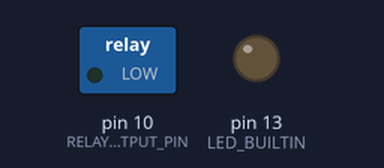
Simulated run of this sketch. Board: Arduino Uno, built with avr-gcc and run on an emulated ATmega328P. Shown: switched loads named in the sketch (green lamp = pin HIGH), output pins drawn as LEDs (lit = HIGH). Pins used as bus, display or sensor lines are not drawn; what the sketch prints to the serial monitor is not drawn.

Above: at 0.2 s.
Timing chart, 0 to 1.7 s (numbered marks = the images above):
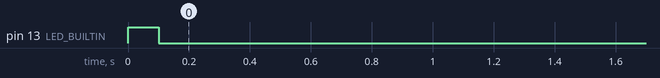

The sketch:

moisture_sensor.ino
```cpp
const int SENSOR_OUTPUT_PIN = 3;
const int SENSOR_ANALOG_PIN = 0;
const int RELAY_OUTPUT_PIN = 10;
const int MOISTURE_LIMIT = 780;
const int PUMP_ON_DURATION = 2500;
// 30 minutes
const uint32_t CHECK_INTERVAL = 1800000UL;
// const uint32_t CHECK_INTERVAL = 5000L;

int value = 0;

void setup()
{
  Serial.begin(9600);
  pinMode(LED_BUILTIN, OUTPUT);
  pinMode(SENSOR_OUTPUT_PIN, OUTPUT);
  pinMode(SENSOR_ANALOG_PIN, INPUT);
  pinMode(RELAY_OUTPUT_PIN, OUTPUT);
}

void loop()
{
  digitalWrite(LED_BUILTIN, HIGH);
  analogWrite(SENSOR_OUTPUT_PIN, 255);

  // Wait a bit for the sensor to get
  // set up after powering it up.
  delay(100);

  value = analogRead(SENSOR_ANALOG_PIN);

  analogWrite(SENSOR_OUTPUT_PIN, 0);

  Serial.println(value);

  if (isDry(value)) {
    Serial.println("dry :(");
    analogWrite(RELAY_OUTPUT_PIN, 255);
    delay(PUMP_ON_DURATION);
    analogWrite(RELAY_OUTPUT_PIN, 0);
  } else {
    Serial.println("wet :)");
  }

  digitalWrite(LED_BUILTIN, LOW);
  Serial.println(CHECK_INTERVAL, DEC);
  delay(CHECK_INTERVAL);
}

bool isDry(int value) {
  return value > MOISTURE_LIMIT;
}
```

Measured:
- by itself, pin 13 (LED_BUILTIN): LOW → HIGH at 0.00 s, → LOW 0.10 s later
